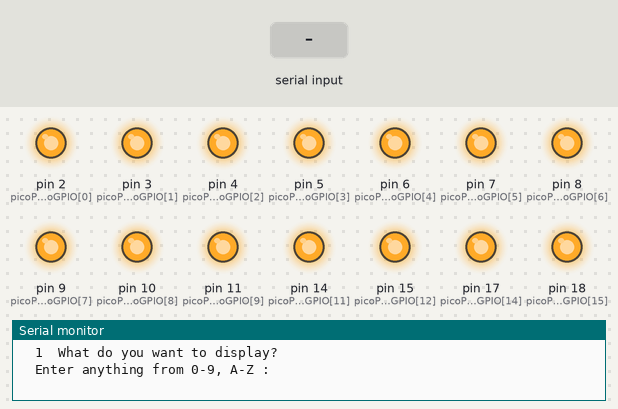
Recording of a sketch running on a simulated Arduino Uno, built with avr-gcc and run on an emulated ATmega328P. Parts: output pins drawn as LEDs (lit = HIGH), the last lines printed to the serial monitor. The inputs (shaded band) are chosen by the test bench.

Above: at 1.2 s.
1.3 s: "*" received over Serial
At 1.8 s:
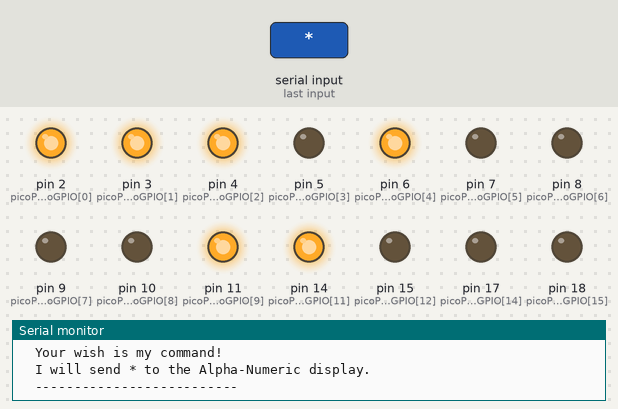
2.8 s: "#" received over Serial
At 6.9 s:
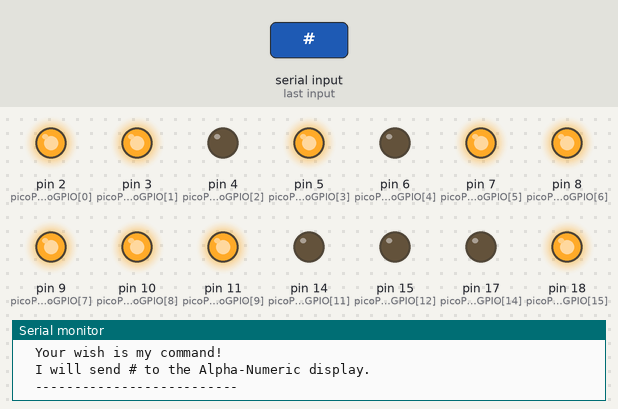
Timing chart, 0 to 11.0 s (numbered marks = the images above; inputs shaded):
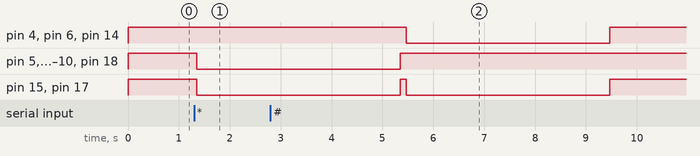

The sketch:

alpha_num_key_06.ino
```cpp
#include "hal.h"
#include "font.h"


//////////////////////////////////////////////////////////////////////////////
void setup()
{
//For loop to declare all pins as an output
 for (int i = 0; i < NUM_LED_SEGMENTS; i++) {
   pinMode(picoPinNoGPIO[i], OUTPUT);
 }

 displayAlphaNum(' ');  // CLEAR

 Serial.begin(9600);
 while (!Serial) {
    ; // wait for serial port to connect. Needed for native USB
  }
}
//////////////////////////////////////////////////////////////////////////////
//////////////////////////////////////////////////////////////////////////////
int serialNumber = 1;
void loop()
{

    char charToDisplay;

    Serial.print("\r\n  ");
    Serial.print(serialNumber);
    Serial.print("  What do you want to display? ");
    Serial.print("\r\n  Enter anything from 0-9, A-Z :  ");

    charToDisplay = easyReadCharFromSerial();

    Serial.print("\r\n  Your wish is my command! \r\n  I will send ");
    Serial.print(charToDisplay);
    Serial.print(" to the Alpha-Numeric display.");
    Serial.print("\r\n  -------------------------- \r\n");
    displayAlphaNum(charToDisplay);

    delay(4000);
    displayAlphaNum(' ');  // CLEAR: Save Power and also increase the life of the Display !!!
    serialNumber++;
}
//////////////////////////////////////////////////////////////////////////////
//////////////////////////////////////////////////////////////////////////////
char easyReadCharFromSerial(void)
{
    char received;

    while(Serial.available() <= 0)
    {
        ;  // wait in-definately, until someone send atleast a char
    }

    received = Serial.read();

    flushSerialPortBuffer(); // Clean any char


   return received;
}
//////////////////////////////////////////////////////////////////////////////
//////////////////////////////////////////////////////////////////////////////
void flushSerialPortBuffer(void)
{

    char dummyUselessCharVariable;

    while(Serial.available() > 0)
    {
        dummyUselessCharVariable =  Serial.read(); // gobble1 (eat up) all chars stored in serial buffer
    }


}
//////////////////////////////////////////////////////////////////////////////
//////////////////////////////////////////////////////////////////////////////
void displayAlphaNumString(char s[], int inBetweenDelay)
{
    for(int i=0; i< strlen(s); i++)
    {
        displayAlphaNum(s[i]);
        delay(inBetweenDelay);
    }
}
//////////////////////////////////////////////////////////////////////////////
//////////////////////////////////////////////////////////////////////////////
void displayAlphaNum(char ch)
{
  int fontArrayRowNumber;

       if(ch >= '0' && ch <= '9')
          fontArrayRowNumber = ch - '0'; // or ch -48 or ch - "ASCII OF ZERO" all are same
  else if(ch >= 'A' && ch <= 'Z')
          fontArrayRowNumber = 10 + (ch - 'A'); // After 0 to 9 there are Alphabets
  else if(ch == ' ')
          fontArrayRowNumber = 10 + 26; // Index of : BLANK: CLEAR ALL BITS
  else if(ch == '*')
          fontArrayRowNumber = 10 + 26 + 2; // Index of : *
  else if(ch == '#')
          fontArrayRowNumber = 10 + 26 + 3; // Index of : #
       else
          fontArrayRowNumber = 10 + 26 + 1; // Error Indicator Symbol: if it is NOT 0-9, A-Z or space then error symbol is diaplayed


  for(int pinNoIndex =0; pinNoIndex < NUM_LED_SEGMENTS; pinNoIndex++)
    {
        digitalWrite( picoPinNoGPIO[pinNoIndex], fontSymbolBits[fontArrayRowNumber][pinNoIndex]);

    }

}
//////////////////////////////////////////////////////////////////////////////
//////////////////////////////////////////////////////////////////////////////
```

hal.h
```cpp
#ifndef _HAL_H_

        #define _HAL_H_
        #define NUM_LED_SEGMENTS 16   // Do NOT change this

        // HAL: HAL stands for Hardware Abstraction Layer
        // If any hardware wiring etc is changed only this file is affected,
        // remaining software, remains same
        // This is how Embedded Software Engineers do!
        //
        // Also BSP means Board Support Package, which we will study .... some other time.
        //

        // As per the circuit diagram :
        //                                      A2,A1, F, H,   E, J, M, N,    L,D2,D1,    C,G1, B,G2,   K
        int picoPinNoGPIO[NUM_LED_SEGMENTS] = {  2, 3, 4, 5,   6, 7, 8, 9,   10,11,12,   14,15,16,17,  18 };

#endif  // _HAL_H_
```

Source omitted: font.h (data table, 3966 bytes)

Measured:
- after the input at 1.3 s, pin 5 (picoPinNoGPIO[3]), pin 7 (picoPinNoGPIO[5]), pin 8 (picoPinNoGPIO[6]), pin 9 (picoPinNoGPIO[7]), pin 10 (picoPinNoGPIO[8]), pin 15 (picoPinNoGPIO[12]), pin 17 (picoPinNoGPIO[14]), pin 18 (picoPinNoGPIO[15]): HIGH → LOW after 0.05 s
- after the input at 2.8 s, pin 4 (picoPinNoGPIO[2]), pin 6 (picoPinNoGPIO[4]), pin 14 (picoPinNoGPIO[11]): HIGH → LOW after 2.7 s, → HIGH 4.0 s later
